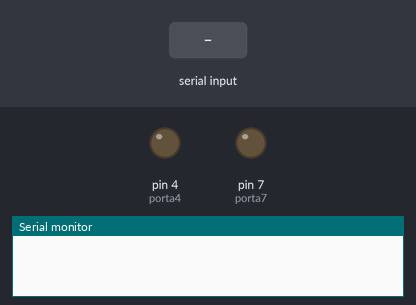
Recording of a sketch running on a simulated Arduino Uno, built with avr-gcc and run on an emulated ATmega328P. Parts: output pins drawn as LEDs (lit = HIGH), the last lines printed to the serial monitor. The inputs (shaded band) are chosen by the test bench.

Above: at 1.2 s.
1.3 s: "1" received over Serial
At 2.4 s:
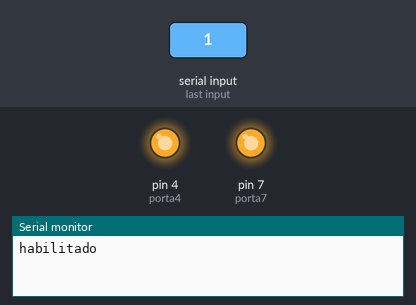
2.8 s: "2" received over Serial
At 3.6 s:
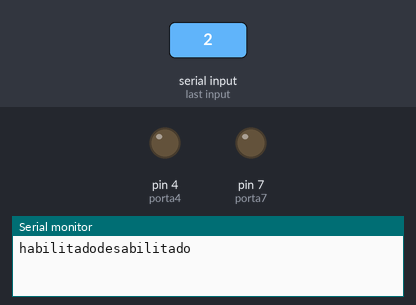
Timing chart, 0 to 5.8 s (numbered marks = the images above; inputs shaded):
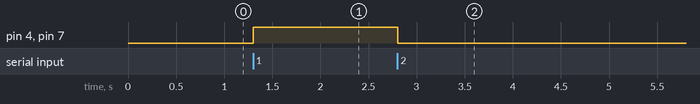

Measured:
- after the input at 1.3 s, pin 4 (porta4), pin 7 (porta7): LOW → HIGH at once
- after the input at 2.8 s, pin 4 (porta4), pin 7 (porta7): HIGH → LOW at once

The sketch:

AUTOLCT_D_3.ino
```cpp
int porta4 = 4;
int porta7 = 7;

String readString;

void setup() {

  Serial.begin(9600);

pinMode (porta4, OUTPUT);
pinMode (porta7, OUTPUT);
  //pinMode (rele_v, OUTPUT); // k2
  //pinMode (rele_x, OUTPUT); // k3
  }

void loop() {

  while (Serial.available()) {
    delay(3);
    char c = Serial.read();
    readString += c;
  }
  if (readString.length() >0) {

      if (readString == "1") {

      Serial.print("habilitado");
      digitalWrite(porta4,HIGH);
      digitalWrite(porta7,HIGH);
      //delay(700);
      //digitalWrite(porta4,LOW);
      //digitalWrite(porta7,LOW);

  }

      if (readString == "2") {

      Serial.print("desabilitado");
      digitalWrite(porta4,LOW);
      digitalWrite(porta7,LOW);
      //delay(700);
      //digitalWrite(porta4,LOW);
      //digitalWrite(porta7,LOW);

  }


     readString="";
  }
}
```
